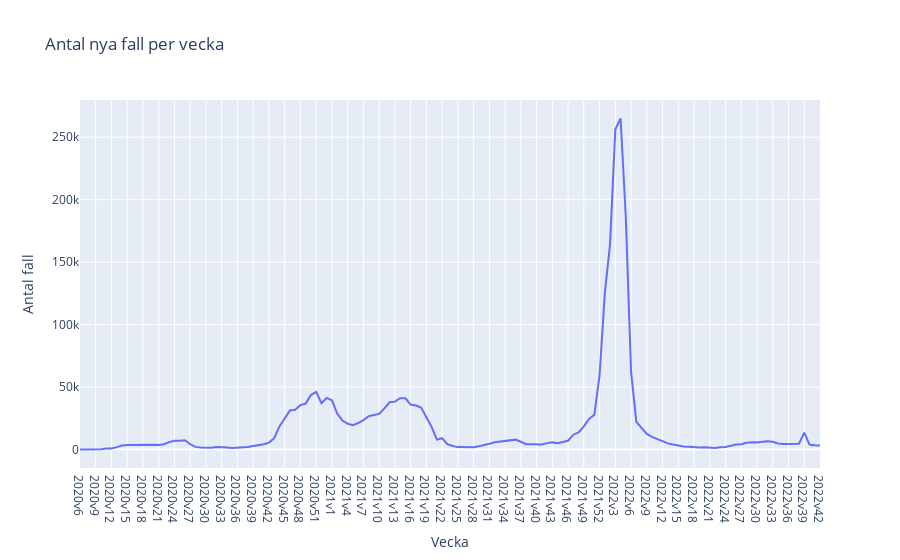

Notebook code for this chart:
### Markdown cell above
#### d) plotly express

### Code cell
px.line(
    df_veckodata_riket,
    x="Vecka",
    y="Antal_fall_vecka",
    title="Antal nya fall per vecka",
    labels={"Antal_fall_vecka": "Antal fall"},
)

### Figure 1 — Plotly figure (JSON) as saved in the notebook; plotly's stock layout.template omitted (floating-point values rounded to 4 significant figures; data arrays with more than 128 entries replaced by an {"elided": "..."} marker saying what was removed)
{"data": [{"hovertemplate": "Vecka=%{x}<br>Antal fall=%{y}<extra></extra>", "legendgroup": "", "line": {"color": "#636efa", "dash": "solid"}, "marker": {"symbol": "circle"}, "mode": "lines", "name": "", "orientation": "v", "showlegend": false, "type": "scatter", "x": {"elided": "142 str values"}, "xaxis": "x", "y": {"elided": "142 int values"}, "yaxis": "y"}], "layout": {"legend": {"tracegroupgap": 0}, "title": {"text": "Antal nya fall per vecka"}, "xaxis": {"anchor": "y", "domain": [0, 1], "title": {"text": "Vecka"}}, "yaxis": {"anchor": "x", "domain": [0, 1], "title": {"text": "Antal fall"}}}}
